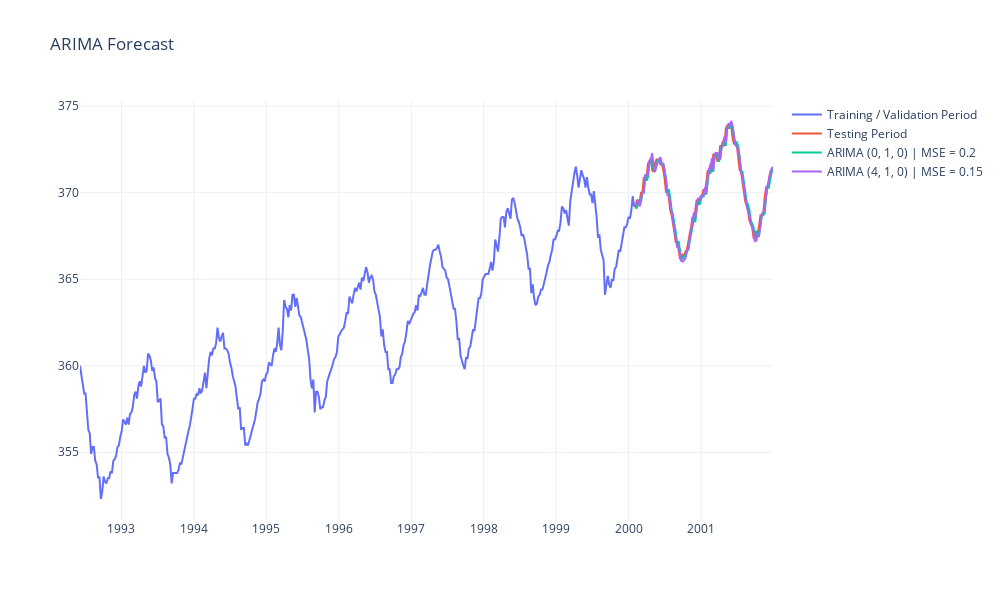

Notebook code cell kept with this figure:
### Markdown cell above
### ARIMA Modeling

ARIMA (AutoRegressive Integrated Moving Average) is a popular time series model that combines autoregressive and moving average components. The ARIMA model is specified by three parameters: `p`, `d`, and `q`. The `p` parameter is the autoregressive order, the `d` parameter is the differencing order, and the `q` parameter is the moving average order.

### Code cell
from clustering_and_time_series import walk_forward_validation_arima, mse

arima_4_1_0_predictions = walk_forward_validation_arima(train['co2'], test['co2'], order = (4, 1, 0))
arima_0_1_0_predictions = walk_forward_validation_arima(train['co2'], test['co2'], order = (0, 1, 0))

fig = go.Figure()
fig.add_trace(go.Scatter(x=train.index, y=train['co2'], mode='lines', name='Training / Validation Period'))
fig.add_trace(go.Scatter(x=test.index, y=test['co2'], mode='lines', name='Testing Period'))
fig.add_trace(go.Scatter(x=test.index, y=arima_0_1_0_predictions, mode='lines', name='ARIMA (0, 1, 0) | MSE = ' + str(round(mse(arima_0_1_0_predictions, test['co2']), 2))))
fig.add_trace(go.Scatter(x=test.index, y=arima_4_1_0_predictions, mode='lines', name='ARIMA (4, 1, 0) | MSE = ' + str(round(mse(arima_4_1_0_predictions, test['co2']), 2))))
fig.update_layout(height=600, width=1000, title_text="ARIMA Forecast", template='plotly_white')
fig.show()
